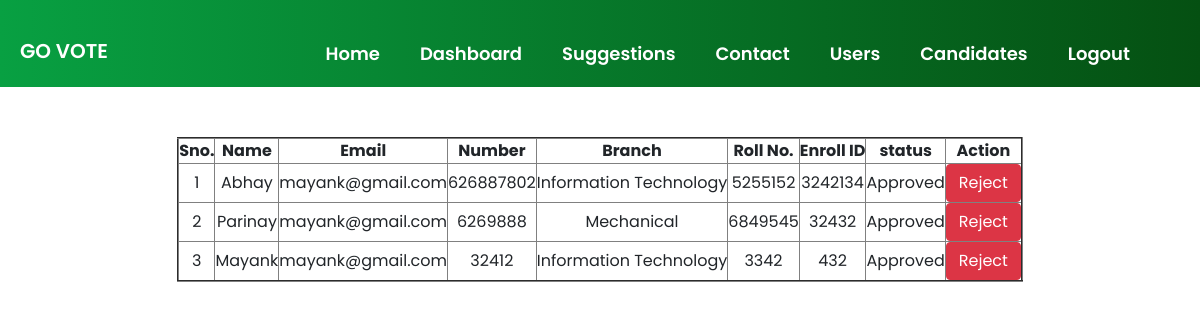
The page /user_cand_3.php on the database its author committed.
### tables this page shows
CREATE TABLE `candidate_3rd` (
  `id` int(11) NOT NULL,
  `name` varchar(60) DEFAULT NULL,
  `email` varchar(60) DEFAULT NULL,
  `mobile` bigint(20) DEFAULT NULL,
  `branch` varchar(60) DEFAULT NULL,
  `rollno` bigint(20) DEFAULT NULL,
  `enrollid` varchar(40) DEFAULT NULL,
  `approve_status` int(11) DEFAULT 0 COMMENT '	0 for pending , 1 for approve 2 for reject'
);

### user_cand_3.php (the view, shortened to what this page needs)
<!DOCTYPE html>
<html>
<head>
</head>
<body>
 <link rel="stylesheet" href="css/bootstrap.min.css">
 <link rel="stylesheet" href="css/style.css">
 <link rel="stylesheet" href="https://stackpath.bootstrapcdn.com/font-awesome/4.7.0/css/font-awesome.min.css">
</head>
<body>
<div class="container-fluid" id="cont-3">
        <header id="nav-bar">
          <nav class="navbar navbar-expand-lg navbar-light bg-dark">
            <a class="navbar-brand" href=index.html  style="color: white; font-weight: 600; margin-top: 15px;">GO VOTE</a>
            <div class="collapse navbar-collapse" id="navbarNav">
              <ul class="navbar-nav ml-auto animate__animated animate__bounceInDown" style="padding-right: 50px;">
                <li class="nav-item" >
                  <a class="nav-link" href="index.html" style="color:white; font-weight: 600; text-align: center; font-size: 18px; margin-top: 20px;  text-transform: capitalize; padding: 20px;">Home</a>
                </li>
                <li class="nav-item" >
                  <a class="nav-link" href="admin_dashboard.php" style="color:white; font-weight: 600; text-align: center; font-size: 18px; margin-top: 20px;  text-transform: capitalize; padding: 20px;">Dashboard</a>
                </li>
                <li class="nav-item" >
                  <a class="nav-link" href="user_suggestion.php"  style="color: white; font-weight: 600; text-align: center; font-size: 18px; margin-top: 20px;  text-transform: capitalize; padding: 20px;">Suggestions</a>
                </li>
                <li class="nav-item" >
                  <a class="nav-link" href="show_contact.php"  style="color: white; font-weight: 600; text-align: center; font-size: 18px; margin-top: 20px;  text-transform: capitalize; padding: 20px;">Contact</a>
                </li>
                <li class="nav-item">
                  <a class="nav-link" href="user_details_year.php" style="color: white; font-weight: 600; text-align: center; font-size: 18px; margin-top: 20px;  text-transform: capitalize; padding: 20px;">Users</a>
                </li>
                <li class="nav-item">
                  <a class="nav-link" href="user_cand_year.php" style="color: white; font-weight: 600; text-align: center; font-size: 18px; margin-top: 20px;  text-transform: capitalize; padding: 20px;">Candidates</a>
                </li>
                <li class="nav-item" >
                  <a class="nav-link" href="logout.php"  style="color: white; font-weight: 600; text-align: center; font-size: 18px; margin-top: 20px;  text-transform: capitalize; padding: 20px;">Logout</a>
                </li>
              </ul>
            </div>
          </nav>
        </header>
	<section style="padding-top:50px; padding-botton:50px">
        <div class="container">
            <div class="row">
                <div class="col-md-12" >
	<?php session_start();
	include('dbConnect.php');
	$sql = "select * from candidate_3rd order by id desc";
	$stmt = $pdo->prepare($sql);
	$stmt->execute();
	$rs =  $stmt->fetchAll();
	echo "
		<table border='2'>
			<tr>
				<th>Sno.</th>
				<th>Name</th>
				<th>Email</th>
				<th>Number</th>
				<th>Branch</th>
				<th>Roll No.</th>
				<th>Enroll ID</th>
				<th>status</th>
				<th>Action</th>
			</tr>
	";
	$i = 1;
	foreach($rs as $row){
		$cid = $row['id'];
		echo "
		<tr>
			<td>".$i."</td>
			<td>".$row['name']."</td>
			<td>".$row['email']."</td>
			<td>".$row['mobile']."</td>
			<td>".$row['branch']."</td>
			<td>".$row['rollno']."</td>
			<td>".$row['enrollid']."</td>
			<td>";
			if($row['approve_status']==0){
				echo "Pending";
			}else if($row['approve_status']==1){
				echo "Approved";
			}else{
				echo "Rejected";
			}
			echo "</td>
			<td>";
			if($row['approve_status']==2){
				echo '<a href="change_status_3rd.php?id='.$cid.'&status=1" class="btn btn-success">Approve</a>';
			}else if($row['approve_status']==1){
				echo '<a href="change_status_3rd.php?id='.$cid.'&status=2" class="btn btn-danger">Reject</a>';
			}else if($row['approve_status']==0){
				echo '<a href="change_status_3rd.php?id='.$cid.'&status=1" class="btn btn-success">Approve</a>';
				echo '<a href="change_status_3rd.php?id='.$cid.'&status=2" class="btn btn-danger">Reject</a>';
			}
			echo "</td>
        </tr>
		";
		$i++;
	}
	echo "</table>";
    ?>
        </div>
            </div>
        </div>
    </section>
</body>
</html>

### css/style.css (style rules this page uses)
* { margin: 0; padding: 0; box-sizing: border-box; font-family: 'Poppins', sans-serif; scroll-behavior: smooth; text-align: center; }
#nav-bar { position: sticky; }
.navbar { background-image: linear-gradient(to right, #08a042,#055012 ); padding: 0; }
.navbar-brand { height: 40px; padding-left: 20px; }
#cont-3 { margin-left: 0; margin-right: 0; padding-left: 0; padding-right: 0; max-width: 100%; }
table { margin-left: auto; margin-right: auto; }

### rows shown on the page
candidate_3rd: name "Abhay", email "mayank@gmail.com", mobile "626887802", branch "Information Technology", rollno "5255152", enrollid "3242134", approve_status "Approved"
candidate_3rd: name "Parinay", email "mayank@gmail.com", mobile "6269888", branch "Mechanical", rollno "6849545", enrollid "32432", approve_status "Approved"
candidate_3rd: name "Mayank", email "mayank@gmail.com", mobile "32412", branch "Information Technology", rollno "3342", enrollid "432", approve_status "Approved"
